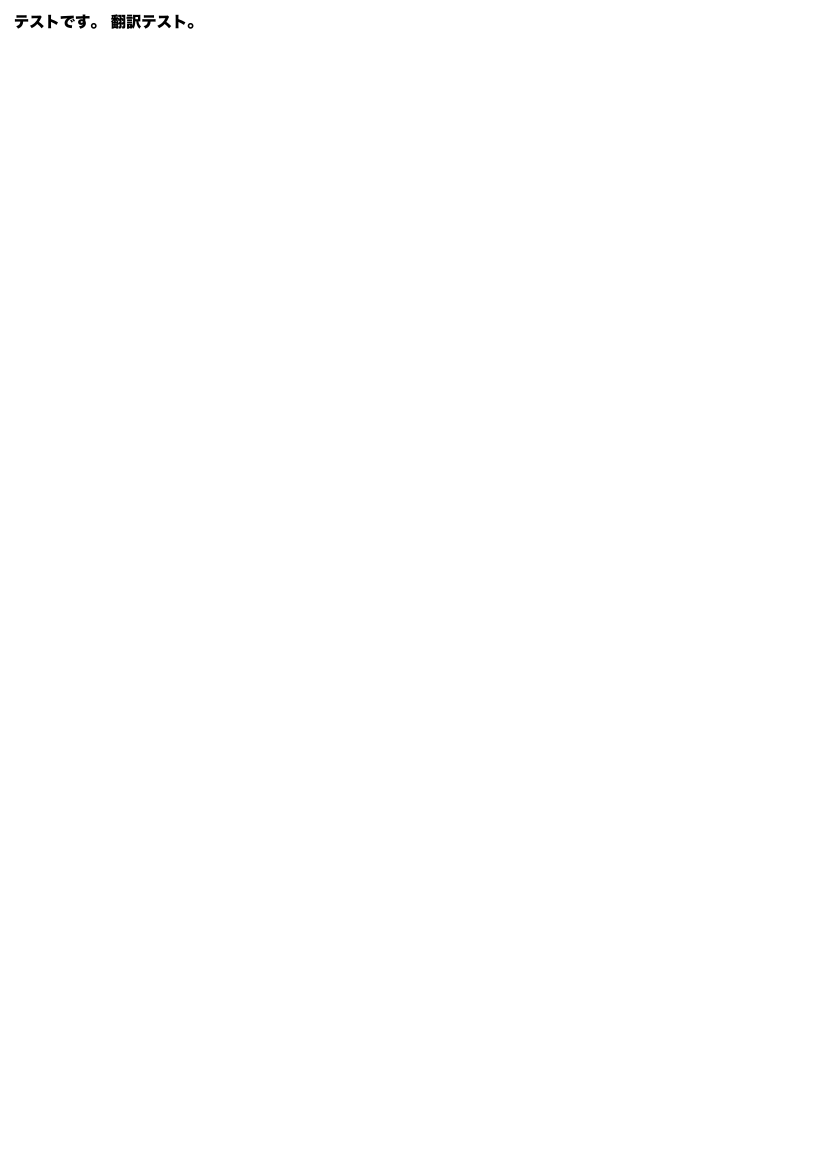

Generate this figure with Python:
import fitz

doc = fitz.open()
page = doc.new_page()
font_path = "/System/Library/Fonts/ヒラギノ角ゴシック W8.ttc"
try:
    page.insert_font(fontname="F0", fontfile=font_path)
    res = page.insert_textbox(fitz.Rect(10, 10, 500, 500), "テストです。 翻訳テスト。", fontname="F0", fontsize=11)
    if res < 0:
        print("Text didn't fit")
    doc.save("test_font.pdf")
    doc.close()

    doc2 = fitz.open("test_font.pdf")
    text = doc2[0].get_text("text")
    print("Extracted:", repr(text))
except Exception as e:
    print(e)
